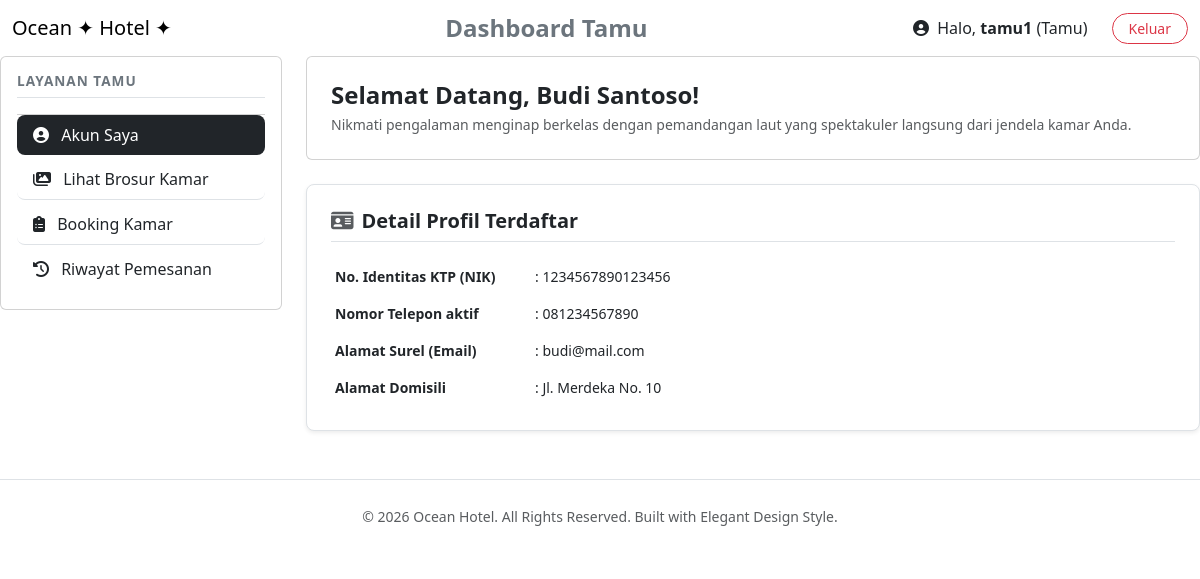
/tamu/dashboard.php (signed in), run on the app's committed database.
### tables this page shows
CREATE TABLE tamu (
    id_tamu INT AUTO_INCREMENT PRIMARY KEY,
    id_user INT NULL,
    nik VARCHAR(16) NOT NULL UNIQUE,
    nama_lengkap VARCHAR(100) NOT NULL,
    jenis_kelamin ENUM('Laki-laki', 'Perempuan') NOT NULL,
    no_hp VARCHAR(15) NOT NULL,
    email VARCHAR(100) NOT NULL,
    alamat TEXT,
    FOREIGN KEY (id_user) REFERENCES users(id_user) ON DELETE SET NULL
);

### tamu/dashboard.php (the view, shortened to what this page needs)
<?php
require_once '../config/database.php';
$id_user    = $_SESSION['id_user'];
$tamu_query = mysqli_query($conn, "SELECT * FROM tamu WHERE id_user = '$id_user'");
$data_tamu  = mysqli_fetch_assoc($tamu_query);
include '../templates/header.php';
include '../templates/navbar.php';
?>
<div class="row">
    <div class="col-md-3 mb-4">
        <div class="card card-ocean p-3">
            <h5 class="fw-bold mb-3 border-bottom pb-2 text-uppercase text-secondary" style="font-size: 0.85rem; letter-spacing: 1px;">Layanan Tamu</h5>
            <div class="list-group list-group-flush">
                <a href="dashboard.php" class="list-group-item list-group-item-action active bg-dark border-0 rounded-3 mb-1"><i class="fa-solid fa-user-circle me-2"></i> Akun Saya</a>
                <a href="kamar.php" class="list-group-item list-group-item-action rounded-3 mb-1"><i class="fa-solid fa-images me-2"></i> Lihat Brosur Kamar</a>
                <a href="reservasi.php" class="list-group-item list-group-item-action rounded-3 mb-1"><i class="fa-solid fa-clipboard-list me-2"></i> Booking Kamar</a>
                <a href="riwayat.php" class="list-group-item list-group-item-action rounded-3 mb-1"><i class="fa-solid fa-history me-2"></i> Riwayat Pemesanan</a>
            </div>
        </div>
    </div>
    <div class="col-md-9">
        <div class="card card-ocean p-4 mb-4">
            <h4 class="fw-bold mb-1" style="color: var(--navy-dark);">Selamat Datang, <?= $data_tamu['nama_lengkap'] ?? $_SESSION['username']; ?>!</h4>
            <p class="text-muted small m-0">Nikmati pengalaman menginap berkelas dengan pemandangan laut yang spektakuler langsung dari jendela kamar Anda.</p>
        </div>
        <div class="card bg-white p-4 border shadow-sm rounded-3">
            <h5 class="fw-bold border-bottom pb-2 mb-3"><i class="fa-solid fa-id-card me-2 text-muted"></i>Detail Profil Terdaftar</h5>
            <table class="table table-sm table-borderless m-0 text-muted small">
                <tr>
                    <td width="200" class="fw-bold py-2">No. Identitas KTP (NIK)</td>
                    <td class="py-2">: <?= $data_tamu['nik'] ?? '-'; ?></td>
                </tr>
                <tr>
                    <td class="fw-bold py-2">Nomor Telepon aktif</td>
                    <td class="py-2">: <?= $data_tamu['no_hp'] ?? '-'; ?></td>
                </tr>
                <tr>
                    <td class="fw-bold py-2">Alamat Surel (Email)</td>
                    <td class="py-2">: <?= $data_tamu['email'] ?? '-'; ?></td>
                </tr>
                <tr>
                    <td class="fw-bold py-2">Alamat Domisili</td>
                    <td class="py-2">: <?= $data_tamu['alamat'] ?? '-'; ?></td>
                </tr>
            </table>
        </div>
    </div>
</div>
<?php include '../templates/footer.php'; ?>

### data on the page
tamu: nama_lengkap "Budi Santoso", nik "1234567890123456", no_hp "081234567890", email "budi@mail.com", alamat "Jl. Merdeka No. 10"

### other printed values
$_SESSION['role'] "Tamu"
$_SESSION['username'] "tamu1"
